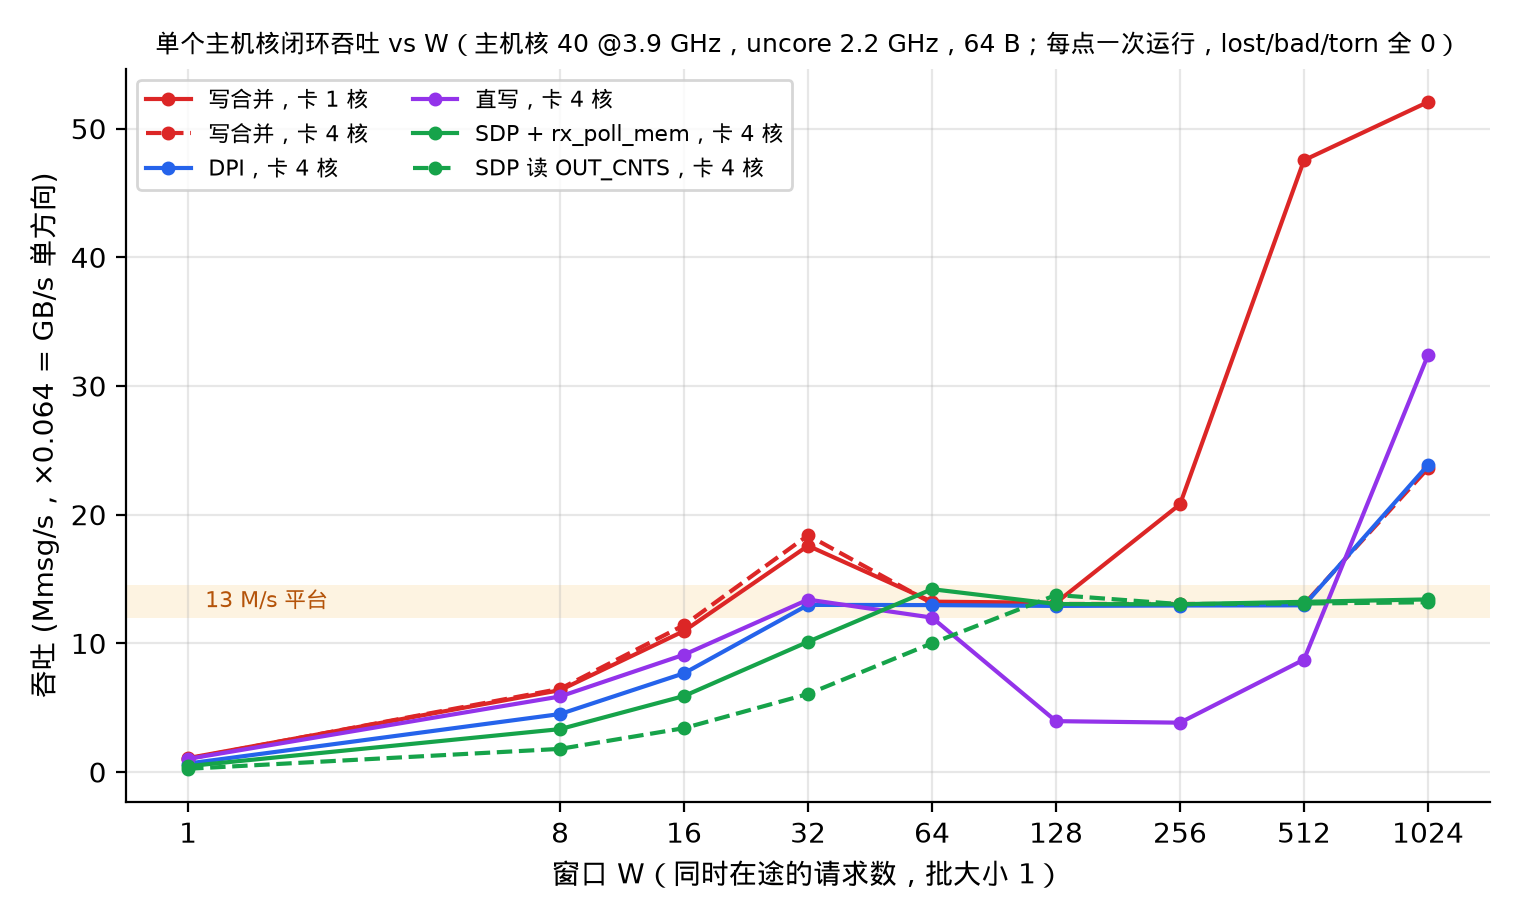

Write the Python code that produced this figure.
"""MRV-17: single-host-core closed loop, throughput vs window W for each reply path (the
`OFFICIAL` runs: card /root/bench/inline_reflector of 2026-11-13, one fresh reflector per run;
host inline_pingpong built from the MRV-17 change on cpu40 3.9 GHz, uncore 2.2 GHz; 64 B, batch 1).

    uv run --with matplotlib python docs/figures/mrv-17-throughput-vs-w.py [runs.jsonl]
"""
import json
import re
import sys
from collections import defaultdict
from pathlib import Path

from mrvplot import plt, save

ROOT = Path(__file__).resolve().parents[2]
runs = Path(sys.argv[1]) if len(sys.argv) > 1 else ROOT / "logs/mrv17-2026-11-17/runs.jsonl"

LABEL = {
    "wc n1": "写合并，卡 1 核",
    "wc n4": "写合并，卡 4 核",
    "dpi n4": "DPI，卡 4 核",
    "store n4": "直写，卡 4 核",
    "sdp mempoll n4": "SDP + rx_poll_mem，卡 4 核",
    "sdp outcnts n4": "SDP 读 OUT_CNTS，卡 4 核",
}
STYLE = {
    "wc n1": ("#dc2626", "-"),
    "wc n4": ("#dc2626", "--"),
    "dpi n4": ("#2563eb", "-"),
    "store n4": ("#9333ea", "-"),
    "sdp mempoll n4": ("#16a34a", "-"),
    "sdp outcnts n4": ("#16a34a", "--"),
}

points = defaultdict(dict)  # path -> {W: Mmsg/s}
for line in runs.read_text().splitlines():
    r = json.loads(line)
    m = re.match(r"OFFICIAL (.+) H1$", r["tag"])
    if not m or r.get("rc", 0) != 0:
        continue
    h = r["host"][0]
    assert h["lost"] == h["bad"] == h["torn"] == 0, r["tag"]
    assert r["card_cmd"].startswith("/root/bench/inline_reflector "), r["card_cmd"]
    points[m.group(1)][int(h["window"])] = h["mmsg"]

fig, ax = plt.subplots(figsize=(7.6, 4.6))
for path in LABEL:
    ws = sorted(points[path])
    color, ls = STYLE[path]
    ax.plot(ws, [points[path][w] for w in ws], marker="o", ms=4, color=color, linestyle=ls, label=LABEL[path])
ax.axhspan(12, 14.5, color="#f59e0b", alpha=0.12, lw=0)
ax.text(1.1, 13.3, "13 M/s 平台", fontsize=8, color="#b45309", va="center")
ax.set_xscale("log", base=2)
ax.set_xticks([1, 8, 16, 32, 64, 128, 256, 512, 1024], labels=["1", "8", "16", "32", "64", "128", "256", "512", "1024"])
ax.set_xlabel("窗口 W（同时在途的请求数，批大小 1）")
ax.set_ylabel("吞吐 (Mmsg/s，×0.064 = GB/s 单方向)")
ax.set_title("单个主机核闭环吞吐 vs W（主机核 40 @3.9 GHz，uncore 2.2 GHz，64 B；每点一次运行，lost/bad/torn 全 0）",
             fontsize=9)
ax.legend(fontsize=8, ncol=2, loc="upper left")
print(save(fig, "mrv-17-throughput-vs-w"))
